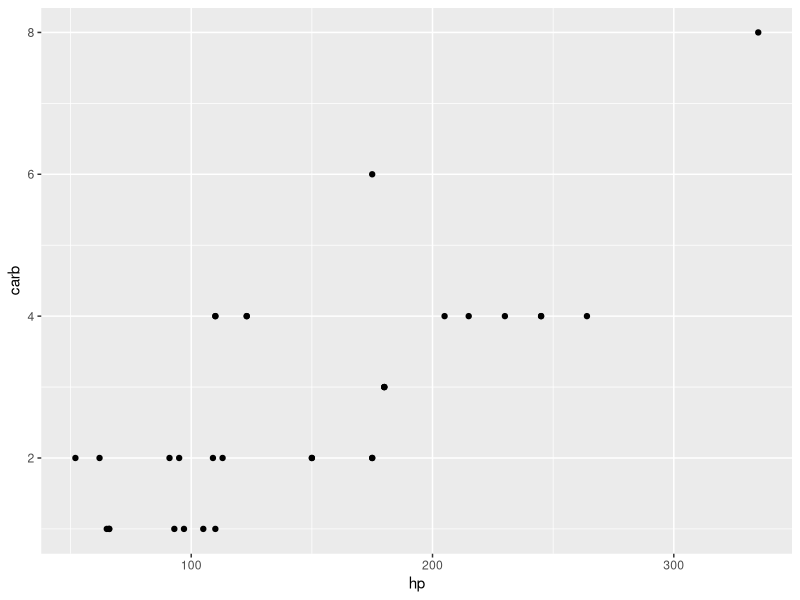

Reproduce this figure in R.
#let's import some data first
data("mtcars")
head(mtcars)
#let's classify cars based on HorsePower (hp)
library(dplyr)
library(ggplot2)
#let's do some Exploratory Data Analysis first
mtcars %>% ggplot(aes(x=hp, y=carb)) + geom_point()
#we see that based on HP 4 categories could be made
#less than 100, 100 to 200, 200 to 300, 300 above
#less than 100 = compact car
#100 to 200 = sedan car
#200 to 300 = SUV
#above 300 = Supercar
mtcars$category = ifelse(mtcars$hp<100,"Compact", ifelse(mtcars$hp<200, "Sedan", ifelse(mtcars$hp<300, "SUV","Supercar")))
myTab <- mtcars %>% select(hp, category)
myTab
#now we will summarise the data
mySummary <- myTab %>% group_by(category) %>% summarise(carnums = n())
mySummary
#function "n()" is used for counting in R
#now that we have established the categories, let's see the carbon emission
#levels for carbon emission
  #| upto 3 - low
  #| 3 to 6 - high
  #| above 6 - very high
mtcars<- mtcars %>% mutate(carb_categ = ifelse(carb<3, "Low", ifelse(carb<6, "High", "Very High")))
mySumm2 = mtcars %>% select(carb_categ) %>% group_by(carb_categ) %>% summarise(cat_count=n())
#double group by drill down
mySumm3 = mtcars %>% select(category, carb_categ) %>% group_by(category, carb_categ) %>% summarise(splCount=n())
mySumm3 %>% head()
mySumm4 <- mtcars %>% select(category, carb, carb_categ) %>% group_by(category, carb_categ) %>% summarise(avgEmission=mean(carb), num_obs = n())
mySumm4 %>% head()
#arranging in desc order
f_summ4 <- mySumm4 %>% arrange(desc(avgEmission))
f_summ4
